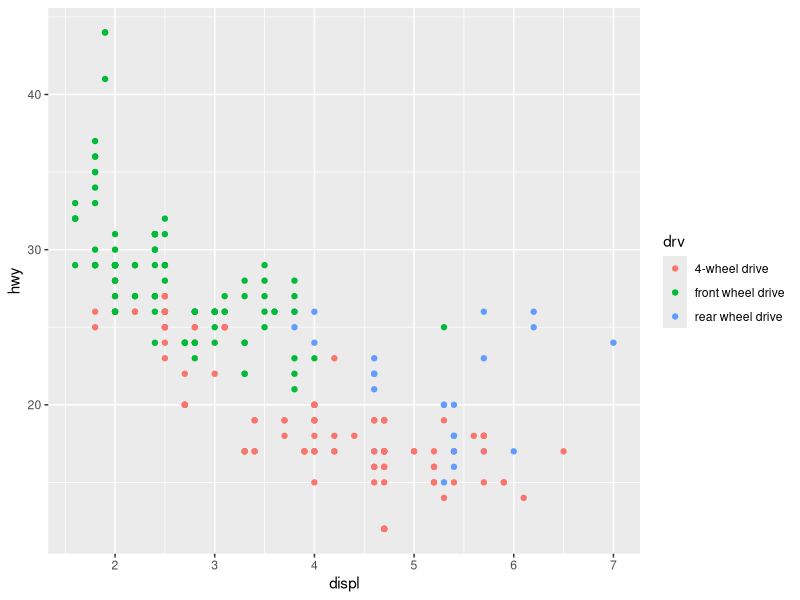

Here is the R script that generated this plot:
# r2py crawler metadata
# package: ggplot2
# source_type: vignette
# topic: extending-ggplot2_s35
# source_file: C:\Users\bened\AppData\Local\R\win-library\4.5\ggplot2\doc\extending-ggplot2.R
# lines: 8

suppressPackageStartupMessages(library(ggplot2))
p <- ggplot(mpg, aes(displ, hwy, colour = drv)) +
  geom_point() +
  scale_colour_discrete(
    labels = c("4-wheel drive", "front wheel drive", "rear wheel drive")
  )

get_guide_data(p, "colour")
